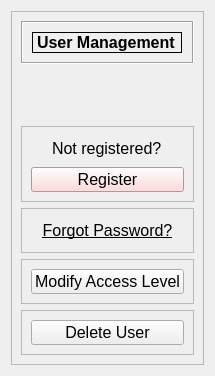
              <widget class="QWidget" name="SW_Notregister">
               <layout class="QVBoxLayout" name="verticalLayout_6">
                <item>
                 <widget class="QFrame" name="frame">
                  <property name="frameShape">
                   <enum>QFrame::StyledPanel</enum>
                  </property>
                  <property name="frameShadow">
                   <enum>QFrame::Raised</enum>
                  </property>
                  <layout class="QVBoxLayout" name="verticalLayout_11">
                   <item>
                    <widget class="QFrame" name="frame_3">
                     <property name="frameShape">
                      <enum>QFrame::Box</enum>
                     </property>
                     <property name="frameShadow">
                      <enum>QFrame::Sunken</enum>
                     </property>
                     <layout class="QVBoxLayout" name="verticalLayout_9">
                      <item alignment="Qt::AlignHCenter">
                       <widget class="QLabel" name="label">
                        <property name="maximumSize">
                         <size>
                          <width>16777215</width>
                          <height>30</height>
                         </size>
                        </property>
                        <property name="font">
                         <font>
                          <family>Arial</family>
                          <pointsize>12</pointsize>
                          <weight>75</weight>
                          <bold>true</bold>
                         </font>
                        </property>
                        <property name="frameShape">
                         <enum>QFrame::Box</enum>
                        </property>
                        <property name="text">
                         <string>User Management</string>
                        </property>
                       </widget>
                      </item>
                     </layout>
                    </widget>
                   </item>
                   <item alignment="Qt::AlignHCenter">
                    <widget class="QLabel" name="label_23">
                     <property name="minimumSize">
                      <size>
                       <width>50</width>
                       <height>50</height>
                      </size>
                     </property>
                     <property name="maximumSize">
                      <size>
                       <width>50</width>
                       <height>50</height>
                      </size>
                     </property>
                     <property name="text">
                      <string/>
                     </property>
                     <property name="pixmap">
                      <pixmap resource="../Resources.qrc">:/icons/Resource/icons/icons8-user-management-53.png</pixmap>
                     </property>
                     <property name="scaledContents">
                      <bool>true</bool>
                     </property>
                    </widget>
                   </item>
                   <item>
                    <widget class="QFrame" name="frame_32">
                     <property name="minimumSize">
                      <size>
                       <width>0</width>
                       <height>0</height>
                      </size>
                     </property>
                     <property name="maximumSize">
                      <size>
                       <width>16777215</width>
                       <height>16777215</height>
                      </size>
                     </property>
                     <property name="frameShape">
                      <enum>QFrame::StyledPanel</enum>
                     </property>
                     <property name="frameShadow">
                      <enum>QFrame::Raised</enum>
                     </property>
                     <layout class="QVBoxLayout" name="verticalLayout_4">
                      <item alignment="Qt::AlignHCenter">
                       <widget class="QLabel" name="label_24">
                        <property name="minimumSize">
                         <size>
                          <width>0</width>
                          <height>25</height>
                         </size>
                        </property>
                        <property name="maximumSize">
                         <size>
                          <width>16777215</width>
                          <height>25</height>
                         </size>
                        </property>
                        <property name="font">
                         <font>
                          <family>Arial</family>
                          <pointsize>12</pointsize>
                         </font>
                        </property>
                        <property name="text">
                         <string>Not registered?</string>
                        </property>
                       </widget>
                      </item>
                      <item>
                       <widget class="QPushButton" name="PB_Register">
                        <property name="minimumSize">
                         <size>
                          <width>0</width>
                          <height>25</height>
                         </size>
                        </property>
                        <property name="maximumSize">
                         <size>
                          <width>16777215</width>
                          <height>25</height>
                         </size>
                        </property>
                        <property name="font">
                         <font>
                          <family>Arial</family>
                          <pointsize>12</pointsize>
                         </font>
                        </property>
                        <property name="cursor">
                         <cursorShape>PointingHandCursor</cursorShape>
                        </property>
                        <property name="styleSheet">
                         <string notr="true">background-color: rgb(255, 209, 207);</string>
                        </property>
                        <property name="text">
                         <string>Register</string>
                        </property>
                       </widget>
                      </item>
                     </layout>
                    </widget>
                   </item>
                   <item>
                    <widget class="QFrame" name="frame_2">
                     <property name="frameShape">
                      <enum>QFrame::StyledPanel</enum>
                     </property>
                     <property name="frameShadow">
                      <enum>QFrame::Raised</enum>
                     </property>
                     <layout class="QVBoxLayout" name="verticalLayout_3">
                      <item>
                       <widget class="QLabel" name="label_ForgotPassword">
                        <property name="minimumSize">
                         <size>
                          <width>0</width>
                          <height>25</height>
                         </size>
                        </property>
                        <property name="maximumSize">
                         <size>
                          <width>16777215</width>
                          <height>25</height>
                         </size>
                        </property>
                        <property name="font">
                         <font>
                          <family>Arial</family>
                          <pointsize>12</pointsize>
                          <weight>50</weight>
                          <bold>false</bold>
                          <underline>true</underline>
                          <strikeout>false</strikeout>
                          <stylestrategy>PreferDefault</stylestrategy>
                          <kerning>true</kerning>
                         </font>
                        </property>
                        <property name="cursor">
                         <cursorShape>PointingHandCursor</cursorShape>
                        </property>
                        <property name="text">
                         <string>Forgot Password?</string>
                        </property>
                        <property name="alignment">
                         <set>Qt::AlignCenter</set>
                        </property>
                       </widget>
                      </item>
                     </layout>
                    </widget>
                   </item>
                   <item>
                    <widget class="QFrame" name="frame_4">
                     <property name="frameShape">
                      <enum>QFrame::StyledPanel</enum>
                     </property>
                     <property name="frameShadow">
                      <enum>QFrame::Raised</enum>
                     </property>
                     <layout class="QVBoxLayout" name="verticalLayout_10">
                      <item>
                       <widget class="QPushButton" name="PB_ModifyAccessLevel">
                        <property name="minimumSize">
                         <size>
                          <width>0</width>
                          <height>25</height>
                         </size>
                        </property>
                        <property name="maximumSize">
                         <size>
                          <width>16777215</width>
                          <height>25</height>
                         </size>
                        </property>
                        <property name="font">
                         <font>
                          <family>Arial</family>
                          <pointsize>12</pointsize>
                         </font>
                        </property>
                        <property name="cursor">
                         <cursorShape>PointingHandCursor</cursorShape>
                        </property>
                        <property name="text">
                         <string>Modify Access Level</string>
                        </property>
                       </widget>
                      </item>
                     </layout>
                    </widget>
                   </item>
                   <item>
                    <widget class="QFrame" name="frame_5">
                     <property name="font">
                      <font>
                       <family>Arial</family>
                       <pointsize>9</pointsize>
                      </font>
                     </property>
                     <property name="frameShape">
                      <enum>QFrame::StyledPanel</enum>
                     </property>
                     <property name="frameShadow">
                      <enum>QFrame::Raised</enum>
                     </property>
                     <layout class="QVBoxLayout" name="verticalLayout_5">
                      <item>
                       <widget class="QPushButton" name="PB_DeleteUser">
                        <property name="minimumSize">
                         <size>
                          <width>0</width>
                          <height>25</height>
                         </size>
                        </property>
                        <property name="maximumSize">
                         <size>
                          <width>16777215</width>
                          <height>25</height>
                         </size>
                        </property>
                        <property name="font">
                         <font>
                          <family>Arial</family>
                          <pointsize>12</pointsize>
                         </font>
                        </property>
                        <property name="cursor">
                         <cursorShape>PointingHandCursor</cursorShape>
                        </property>
                        <property name="text">
                         <string>Delete User</string>
                        </property>
                       </widget>
                      </item>
                     </layout>
                    </widget>
                   </item>
                  </layout>
                 </widget>
                </item>
               </layout>
              </widget>
